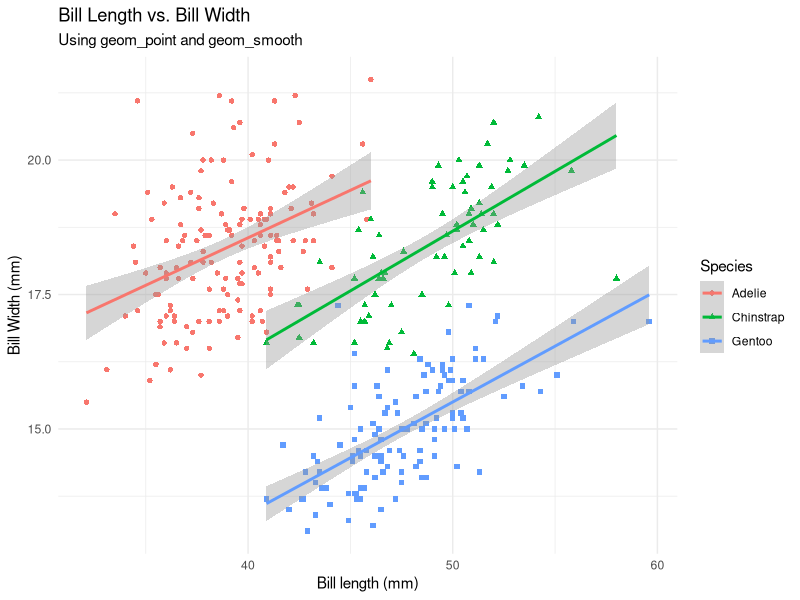

Reproduce this figure in R.
## ---- chunk 1
library(ggplot2)
library(palmerpenguins)

penguins <- na.omit(palmerpenguins::penguins)

ggplot(penguins,
       aes(x = bill_length_mm, y = bill_depth_mm,
           color = species, shape = species)) +
  geom_point() +
  geom_smooth(method = "lm") +
  labs(x = "Bill length (mm)", y = "Bill Width (mm)",
       title = "Bill Length vs. Bill Width",
       subtitle = "Using geom_point and geom_smooth",
       color = "Species", shape = "Species") +
  theme_minimal()
